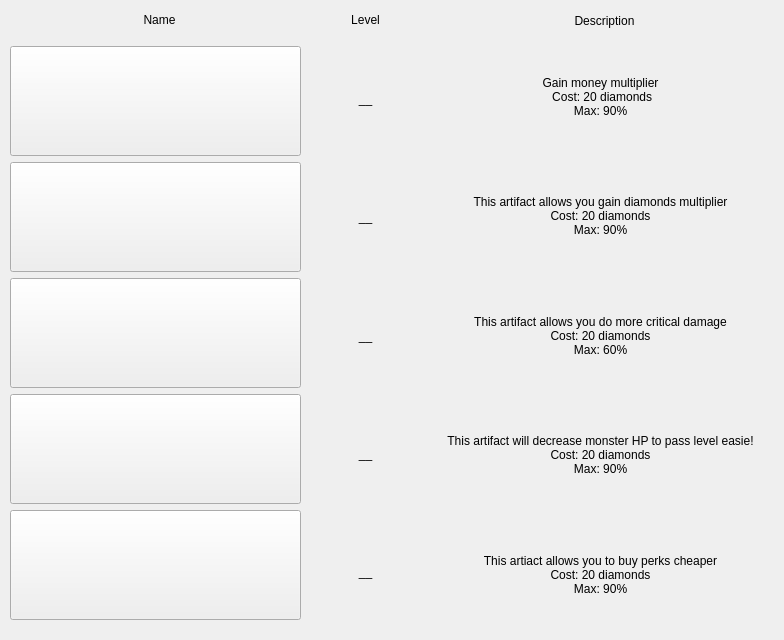
      <widget class="QWidget" name="artifacts_tab">
       <attribute name="title">
        <string>Artifacts</string>
       </attribute>
       <widget class="QWidget" name="layoutWidget">
        <property name="geometry">
         <rect>
          <x>10</x>
          <y>40</y>
          <width>291</width>
          <height>591</height>
         </rect>
        </property>
        <layout class="QVBoxLayout" name="verticalLayout_12">
         <property name="spacing">
          <number>0</number>
         </property>
         <property name="bottomMargin">
          <number>0</number>
         </property>
         <item>
          <widget class="QPushButton" name="goldArt_btn">
           <property name="minimumSize">
            <size>
             <width>0</width>
             <height>110</height>
            </size>
           </property>
           <property name="text">
            <string/>
           </property>
          </widget>
         </item>
         <item>
          <widget class="QPushButton" name="dmndsArt_btn">
           <property name="minimumSize">
            <size>
             <width>0</width>
             <height>110</height>
            </size>
           </property>
           <property name="text">
            <string/>
           </property>
          </widget>
         </item>
         <item>
          <widget class="QPushButton" name="critArt_btn">
           <property name="minimumSize">
            <size>
             <width>0</width>
             <height>110</height>
            </size>
           </property>
           <property name="text">
            <string/>
           </property>
          </widget>
         </item>
         <item>
          <widget class="QPushButton" name="hpdecrArt_btn">
           <property name="minimumSize">
            <size>
             <width>0</width>
             <height>110</height>
            </size>
           </property>
           <property name="text">
            <string/>
           </property>
          </widget>
         </item>
         <item>
          <widget class="QPushButton" name="perksArt_btn">
           <property name="minimumSize">
            <size>
             <width>0</width>
             <height>110</height>
            </size>
           </property>
           <property name="text">
            <string/>
           </property>
          </widget>
         </item>
        </layout>
       </widget>
       <widget class="QWidget" name="layoutWidget">
        <property name="geometry">
         <rect>
          <x>310</x>
          <y>40</y>
          <width>111</width>
          <height>591</height>
         </rect>
        </property>
        <layout class="QVBoxLayout" name="verticalLayout_14">
         <property name="spacing">
          <number>0</number>
         </property>
         <property name="topMargin">
          <number>0</number>
         </property>
         <property name="bottomMargin">
          <number>0</number>
         </property>
         <item>
          <widget class="QLabel" name="goldArtLvl_lbl">
           <property name="text">
            <string>__</string>
           </property>
           <property name="alignment">
            <set>Qt::AlignCenter</set>
           </property>
          </widget>
         </item>
         <item>
          <widget class="QLabel" name="dmndsArtLvl_lbl">
           <property name="text">
            <string>__</string>
           </property>
           <property name="alignment">
            <set>Qt::AlignCenter</set>
           </property>
          </widget>
         </item>
         <item>
          <widget class="QLabel" name="critArtLvl_lbl">
           <property name="text">
            <string>__</string>
           </property>
           <property name="alignment">
            <set>Qt::AlignCenter</set>
           </property>
          </widget>
         </item>
         <item>
          <widget class="QLabel" name="hpdecrArtLvl_lbl">
           <property name="text">
            <string>__</string>
           </property>
           <property name="alignment">
            <set>Qt::AlignCenter</set>
           </property>
          </widget>
         </item>
         <item>
          <widget class="QLabel" name="perksArtLvl_lbl">
           <property name="text">
            <string>__</string>
           </property>
           <property name="alignment">
            <set>Qt::AlignCenter</set>
           </property>
          </widget>
         </item>
        </layout>
       </widget>
       <widget class="QWidget" name="layoutWidget">
        <property name="geometry">
         <rect>
          <x>430</x>
          <y>40</y>
          <width>341</width>
          <height>591</height>
         </rect>
        </property>
        <layout class="QVBoxLayout" name="verticalLayout_13">
         <property name="leftMargin">
          <number>0</number>
         </property>
         <property name="topMargin">
          <number>0</number>
         </property>
         <property name="rightMargin">
          <number>0</number>
         </property>
         <property name="bottomMargin">
          <number>0</number>
         </property>
         <item>
          <widget class="QLabel" name="goldArtDescr_lbl">
           <property name="text">
            <string>Gain money multiplier
 Cost: 20 diamonds
Max: 90%</string>
           </property>
           <property name="alignment">
            <set>Qt::AlignCenter</set>
           </property>
           <property name="wordWrap">
            <bool>true</bool>
           </property>
          </widget>
         </item>
         <item>
          <widget class="QLabel" name="dmndsArtDescr_lbl">
           <property name="text">
            <string>This artifact allows you gain diamonds multiplier 
Cost: 20 diamonds
Max: 90%</string>
           </property>
           <property name="alignment">
            <set>Qt::AlignCenter</set>
           </property>
           <property name="wordWrap">
            <bool>true</bool>
           </property>
          </widget>
         </item>
         <item>
          <widget class="QLabel" name="critArtDescr_lbl">
           <property name="text">
            <string>This artifact allows you do more critical damage 
Cost: 20 diamonds
Max: 60%</string>
           </property>
           <property name="alignment">
            <set>Qt::AlignCenter</set>
           </property>
           <property name="wordWrap">
            <bool>true</bool>
           </property>
          </widget>
         </item>
         <item>
          <widget class="QLabel" name="hpArtDescr_lbl">
           <property name="text">
            <string>This artifact will decrease monster HP to pass level easie! 
Cost: 20 diamonds
Max: 90%</string>
           </property>
           <property name="alignment">
            <set>Qt::AlignCenter</set>
           </property>
           <property name="wordWrap">
            <bool>true</bool>
           </property>
          </widget>
         </item>
         <item>
          <widget class="QLabel" name="perksArtDescr_lbl">
           <property name="text">
            <string>This artiact allows you to buy perks cheaper 
Cost: 20 diamonds
Max: 90%</string>
           </property>
           <property name="alignment">
            <set>Qt::AlignCenter</set>
           </property>
           <property name="wordWrap">
            <bool>true</bool>
           </property>
          </widget>
         </item>
        </layout>
       </widget>
       <widget class="QLabel" name="artifactNameDescr_lbl">
        <property name="geometry">
         <rect>
          <x>14</x>
          <y>10</y>
          <width>291</width>
          <height>20</height>
         </rect>
        </property>
        <property name="text">
         <string>Name</string>
        </property>
        <property name="alignment">
         <set>Qt::AlignCenter</set>
        </property>
       </widget>
       <widget class="QLabel" name="artifactValueDescr_lbl">
        <property name="geometry">
         <rect>
          <x>310</x>
          <y>10</y>
          <width>111</width>
          <height>20</height>
         </rect>
        </property>
        <property name="text">
         <string>Level</string>
        </property>
        <property name="alignment">
         <set>Qt::AlignCenter</set>
        </property>
       </widget>
       <widget class="QLabel" name="artifactDescription_lbl">
        <property name="geometry">
         <rect>
          <x>434</x>
          <y>10</y>
          <width>341</width>
          <height>21</height>
         </rect>
        </property>
        <property name="text">
         <string>Description</string>
        </property>
        <property name="alignment">
         <set>Qt::AlignCenter</set>
        </property>
       </widget>
      </widget>
